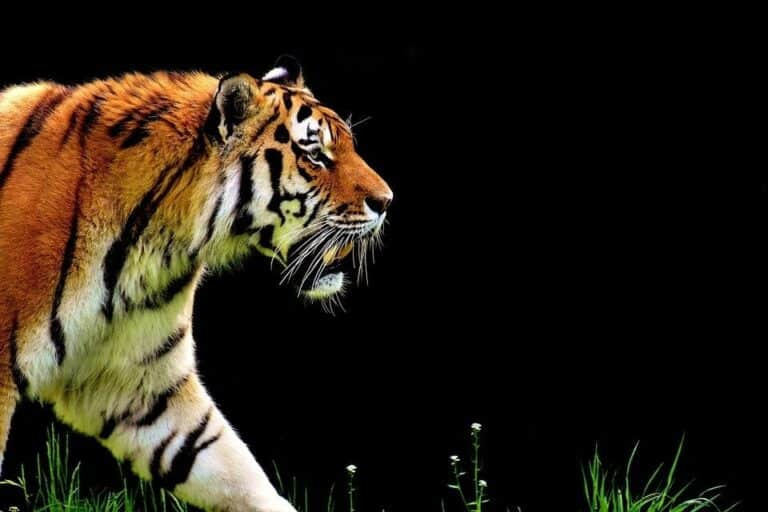
#> input picture Egde detection/image.jpg, 768 x 512 px
$ python edge_det.py   (older library calls are emulated)
#> lines starting #> are read from the running program, lines starting #| are printed output that depends on the picture; after the words box and inside, x2 and y2 are one past the last pixel; in counts of white or black regions, pixels touching at a corner belong together
import cv2

img = cv2.imread("image.jpg")
#> img is the input picture: shape (512, 768, 3); mean B, G, R 21.1, 32.3, 39.7
cv2.imshow('Original', img)
cv2.waitKey(0)

img_gray = cv2.cvtColor(img, cv2.COLOR_BGR2GRAY)
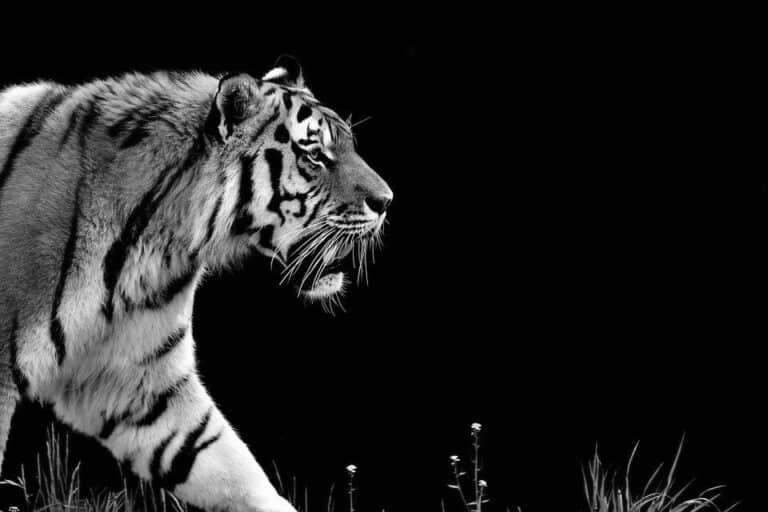
#> img_gray: shape (512, 768); min 0, max 255, mean 33.3
img_blur = cv2.GaussianBlur(img_gray, (3,3), 0)

sobelx = cv2.Sobel(src=img_blur, ddepth=cv2.CV_64F, dx=1, dy=0, ksize=5)
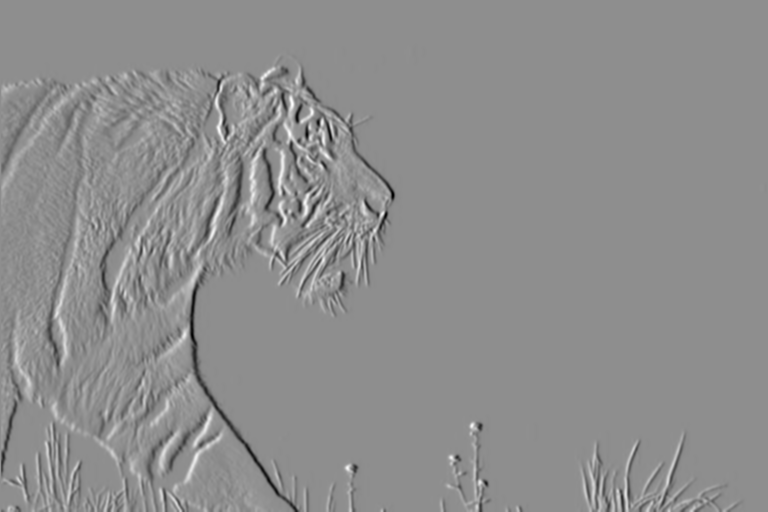
#> sobelx: shape (512, 768) float64; min -8675, max 6894, mean -12.6; drawn with min black and max white
sobely = cv2.Sobel(src=img_blur, ddepth=cv2.CV_64F, dx=0, dy=1, ksize=5)
sobelxy = cv2.Sobel(src=img_blur, ddepth=cv2.CV_64F, dx=1, dy=1, ksize=5)
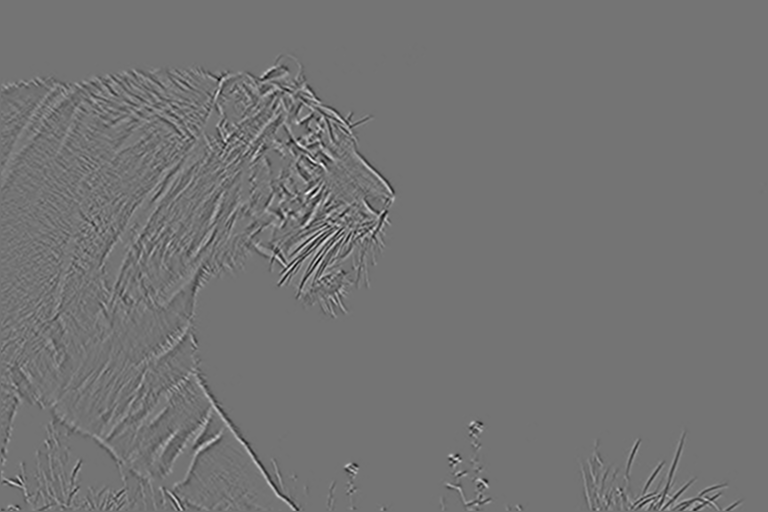
#> sobelxy: shape (512, 768) float64; min -1494, max 1788, mean 0; drawn with min black and max white

cv2.imshow('Sobel X', sobelx)
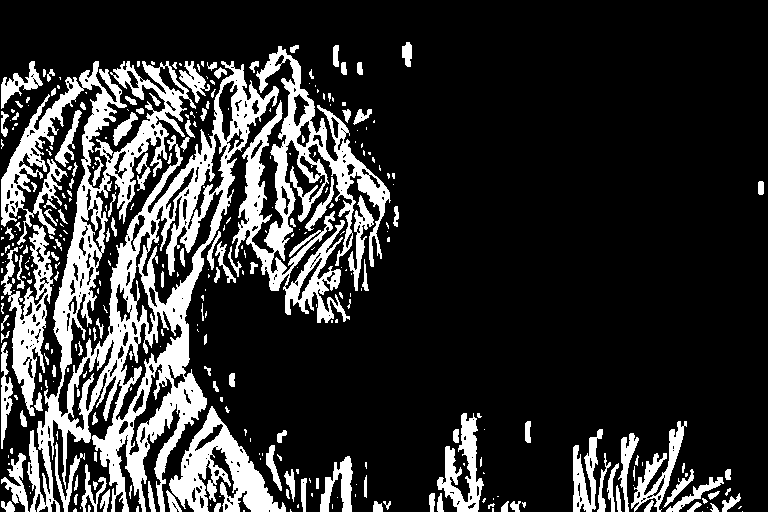
#> window 'Sobel X': shape (512, 768); 20.1% white; 339 white regions (198 under 20 px), largest, box (x1, y1, x2, y2) and area: (1, 61, 279, 512) 36804, (232, 46, 391, 323) 12637, (169, 406, 286, 512) 4944
cv2.waitKey(0)
cv2.imshow('Sobel Y', sobely)
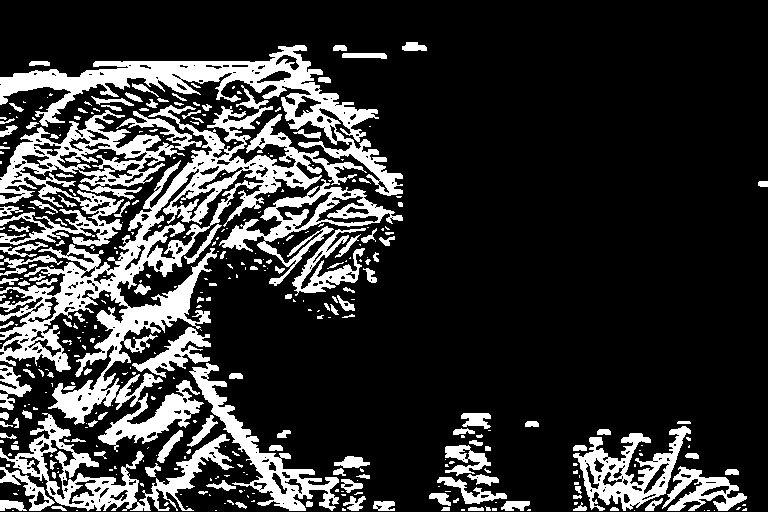
#> window 'Sobel Y': shape (512, 768); 20.4% white; 383 white regions (240 under 20 px), largest, box (x1, y1, x2, y2) and area: (0, 85, 367, 452) 24335, (0, 45, 403, 196) 11228, (0, 110, 185, 246) 8232
cv2.waitKey(0)
cv2.imshow('Sobel X Y using Sobel() function', sobelxy)
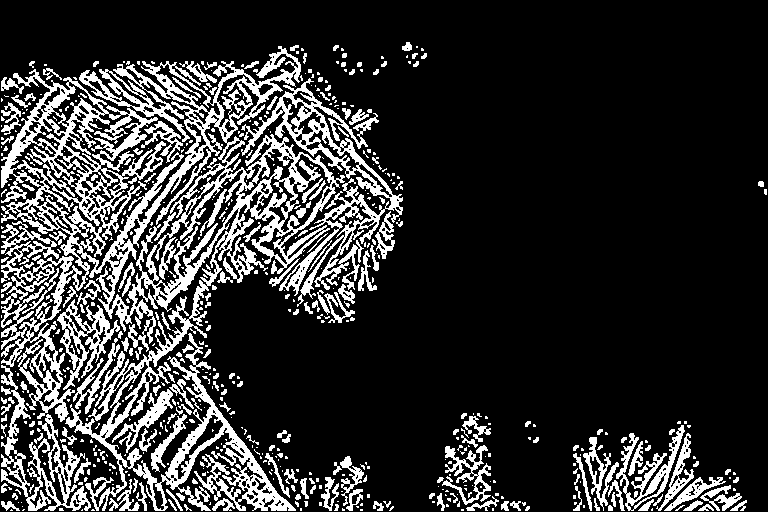
#> window 'Sobel X Y using Sobel() functi': shape (512, 768); 19.5% white; 591 white regions (397 under 20 px), largest, box (x1, y1, x2, y2) and area: (1, 46, 345, 511) 43325, (241, 78, 403, 307) 6667, (1, 365, 91, 511) 3135
cv2.waitKey(0)

edges = cv2.Canny(image=img_blur, threshold1=100, threshold2=200)
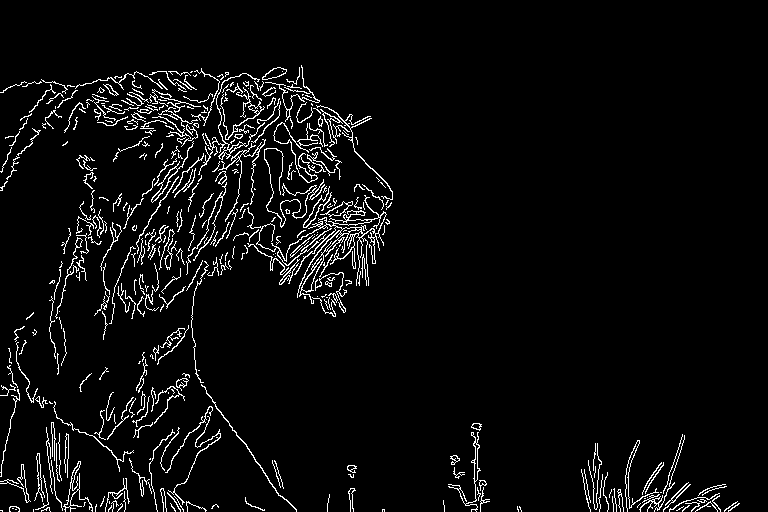
#> edges: shape (512, 768); 4.6% white in thin lines or dots, all inside (x1, y1, x2, y2) = (0, 65, 740, 512)

cv2.imshow('Canny Edge Detection', edges)
cv2.waitKey(0)

cv2.destroyAllWindows()
